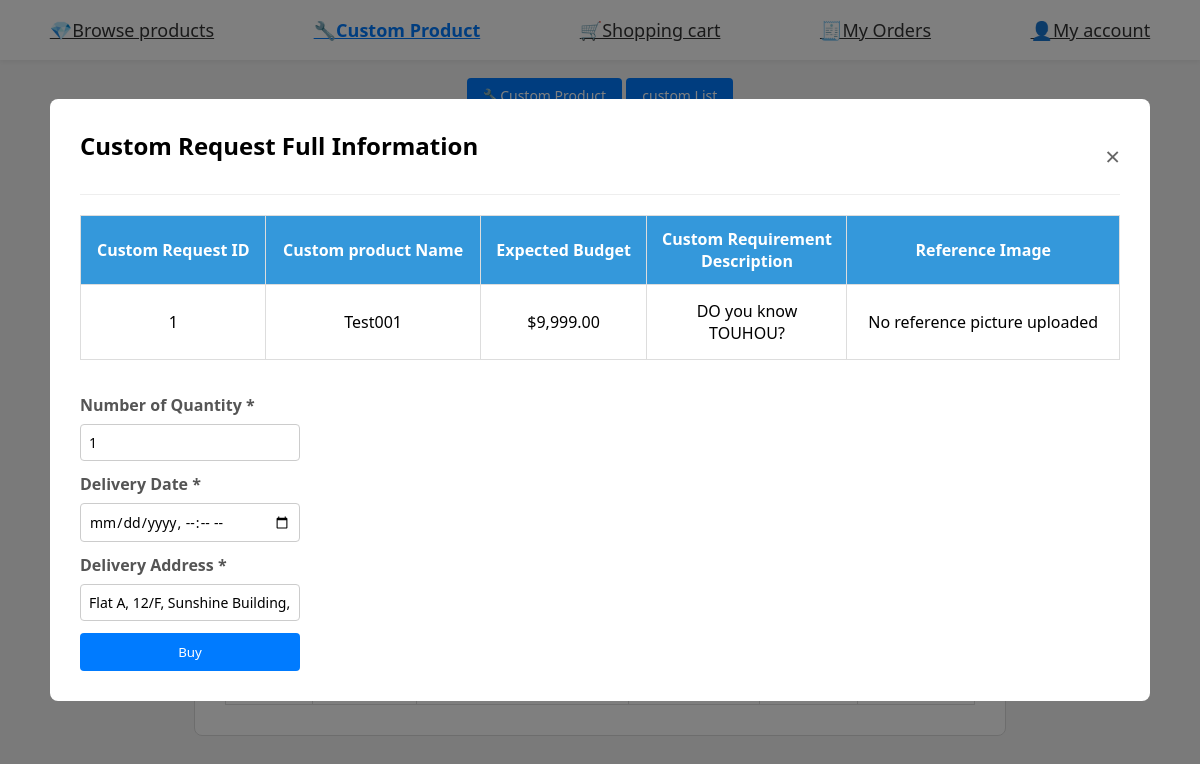
Page /4523M-Project/customer/customList.php?cr_id=1 (signed in) on the committed database.
### tables this page shows
CREATE TABLE `customefurnitures` (
  `cfid` int(11) NOT NULL,
  `cUserID` int(11) NOT NULL,
  `cfrID` int(11) NOT NULL,
  `cfname` varchar(255) NOT NULL,
  `cfdesc` varchar(255) NOT NULL,
  `cfprice` decimal(10,2) NOT NULL,
  `cfImgPath` varchar(200) DEFAULT NULL
);

### 4523M-Project/customer/customList.php (the view, shortened to what this page needs)
<?php
$cid = $_SESSION['CID'];
$host = 'localhost';
$dbuser = 'root';
$dbpass = '';
$dbname = 'projectdb';
$conn = mysqli_connect($host, $dbuser, $dbpass, $dbname);
mysqli_set_charset($conn, 'utf8');
$showDetail = false;
$detailData = [];
if (isset($_GET['cr_id']) && !empty($_GET['cr_id'])) {
    $targetCrId = intval($_GET['cr_id']);
    $sqlDetail = "SELECT * FROM customefurnitures  WHERE cfrID = ? AND cUserID = ?";
    $stmtDetail = mysqli_prepare($conn, $sqlDetail);
    mysqli_stmt_bind_param($stmtDetail, 'ii', $targetCrId, $cid);
    mysqli_stmt_execute($stmtDetail);
    $resDetail = mysqli_stmt_get_result($stmtDetail);
    $detailData = mysqli_fetch_assoc($resDetail);
    if (!empty($detailData)) {
        $showDetail = true;
    }
}
$sqlList = "SELECT * FROM customfurniturerequest WHERE cUserID = ?";
$stmtList = mysqli_prepare($conn, $sqlList);
mysqli_stmt_bind_param($stmtList, 'i',$cid);
mysqli_stmt_execute($stmtList);
$resList = mysqli_stmt_get_result($stmtList);
$customList = [];
while ($row = mysqli_fetch_assoc($resList)) {
    $customList[] = $row;
}
?>
<!DOCTYPE html>
<html lang="en">
<head>
    <link rel="stylesheet" href="../CSS/style.css">
</head>
<body>
    <div class="nav">
        <a href="productList.php">💎Browse products</a>
        <a class="active" href="CustomProduct.php">🔧Custom Product</a>
        <a href="ShoppingCart.php">🛒Shopping cart</a>
        <a href="order.php">🧾My Orders</a>
        <a href="myAccount.php">👤My account</a>
    </div>
    <div>
        <a  class="sort-btn" href="CustomProduct.php">🔧Custom Product</a>
        <a  class="sort-btn" href="customList.php">custom List</a>
    </div>
    <div class="form-wraps">
        <div class="page-title">My Submitted Custom Applications</div>
            <table style="width:100%;">
            <thead>
                <tr>
                    <th>Custom ID</th>
                    <th>Budget</th>
                    <th>Custom Description</th>
                    <th>State</th>
                    <th>Submit Time</th>
                    <th >Operation</th>
                </tr>
            </thead>
            <tbody>
                <?php if(empty($customList)): ?>
                    <tr>
                        <td colspan="4" class="empty-tip">You have not submitted any custom requests yet. <a href="CustomProduct.php">Click to submit new demand</a></td>
                    </tr>
                <?php else: ?>
                    <?php foreach ($customList as $item): ?>
                    <tr>
                        <td><?= $item['cfrID'] ?></td>
                        <td>$<?= number_format($item['cfrBudget'],2) ?></td>
                        <td><?= $item['cfrDESC'] ?></td>
                        <td>
                            <?php
                            $status = $item['fcrState'];
                            $tagVal = '';
                            if($status == 1)
                                $tagVal='Awaiting processing';
                            elseif($status == 2)
                                $tagVal='Awaiting confirmation';
                            elseif($status == 3)
                                $tagVal='Completed';
                            ?>
                            <?= $tagVal ?></td>
                        <td><?= $item['cfrCreateDate'] ?></td>
                        <td >
                            <?php if ($status == 1): ?>
                                <button disabled  class="card-btn">Pending processing</button>
                            <?php else: ?>
                                <Button  onclick="viewInfo(<?php echo $item['cfrID']; ?>,<?php echo $status?>);" class="btn-view" id="ViewInfo">View Details</Button>
                            <?php endif; ?>
                        </td>
                    </tr>
                    <?php endforeach; ?>
                <?php endif; ?>
            </tbody>
        </table>
    </div>
    <?php if($showDetail && !empty($detailData)): ?>
    <div class="mask">
        <div class="modal-box">
            <div class="modal-head">
                <h2>Custom Request Full Information</h2>
                <a href="customList.php" class="close-modal">×</a>
            </div>
            <table style="width:100%;">
                <tbody>
                    <tr>
                        <th id="aas">Custom Request ID</th>
                        <th>Custom product Name</th>
                        <th>Expected Budget</th>
                        <th>Custom Requirement Description</th>
                        <th>Reference Image</th>
                    </tr>
                    <tr>
                            <td><?= $detailData['cfrID'] ?></td>
                        <td><?= $detailData['cfname'] ?></td>
                        <td>$<?= number_format($detailData['cfprice'],2) ?></td>
                        <td width="200" ><?= htmlspecialchars($detailData['cfdesc']) ?></td>
                        <td>
                            <?php if (!empty($detailData['cfImgPath']) && file_exists($detailData['cfImgPath'])): ?>
                                <img src="<?= htmlspecialchars($detailData['cfImgPath']) ?>" class="img-preview">
                            <?php else: ?>
                                No reference picture uploaded
                            <?php endif; ?>
                        </td>
                    </tr>
                </tbody>
            </table>
            <br>
            <div style="display:flex; gap:10px; align-items:center;">
                    <form  method="POST" onsubmit="return confirm('Are you sure to place the order?');" id="subform" style="display: none;">
                        <div class="form-group" >
                            <label>Number of Quantity *</label>
                            <input type="number" name="Numofqty" min="1" max="999" value="1" style="width:100%;" >
                        </div>
                        <div class="form-group" >
                            <label>Delivery Date *</label>
                            <input type="datetime-local" name="date" required >
                        </div>
                        <div class="form-group" >
                            <label>Delivery Address *</label>
                            <input type="text" name="address" required value="<?php echo $_SESSION['CAddress']?>">
                        </div>
                        <button type="submit" style="width:100%;" id="Buy">Buy</button>
                    </form>
            </div>
        </div>
    </div>
    <?php endif; ?>
</body>
</html>

### 4523M-Project/CSS/style.css (style rules this page uses)
* { margin:0; padding:0; box-sizing:border-box; font-family:system-ui; }
body { min-height:100vh; display:grid; place-items:center; background:#f5f5f5; padding:20px; padding-top:70px; background-size: cover; background-position: center; background-repeat: no-repeat; }
h2 { text-align:center; margin-bottom:20px; }
input { width:100%; padding:8px; margin-top:4px; }
button { width:100%; padding:10px; background:#007bff; color:white; border:none; border-radius:4px; cursor:pointer; }
.nav { position:fixed; top:0; left:0; width:100%; height:60px; background:#fff; box-shadow:0 2px 5px #00000010; display:flex; align-items:center; justify-content:space-around; z-index:999; }
.nav a { text-decoration:center; color:#333; font-size:18px; cursor:pointer; padding: 12px 12px; }
.nav .active { color:#007bff; font-weight:bold; }
.card-btn { width:100%; padding:8px; background:#007bff; color:#fff; border:none; border-radius:4px; cursor:pointer; }
.sort-btn { padding: 8px 16px; background: #007bff; color: white; border: none; border-radius: 4px; cursor: pointer; font-size: 14px; }
.card-btn:disabled { background: #cccccc; cursor: not-allowed; color: #666; }
.table,td,th { border: 1px solid #005cbb; border: 1px solid #ddd; padding: 12px; text-align: center; }
table { width:95%; border-collapse: collapse; margin: auto auto; text-align: center; }
td { padding:15px; text-align: center; }
th { background: #3498db; color: white; }
.form-group { margin-bottom: 18px; }
.form-group label { display: block; margin-bottom: 6px; font-weight: bold; color: #555; }
.form-group input { width: 100%; padding: 10px; border: 1px solid #ddd; border-radius: 5px; font-size: 14px; transition: border 0.3s; }
.mask { display: none; position: fixed; top: 0; left: 0; width: 100%; height: 100%; background: rgba(0,0,0,0.6); z-index:999; }
.form-group { margin:12px 0; }
.form-group label { display:block; margin-bottom:4px; font-weight:bold; }
.form-group input { width:100%; box-sizing:border-box; padding:8px; border:1px #ccc solid; border-radius:4px; }
.form-wraps { width: 70%; margin: 30px auto; border: 1px #dbdbdb solid; padding: 30px; border-radius: 8px; background-color: #ffffff; }

### rows in the picture
customefurnitures: cfrID "1", cfname "Test001", cfprice "9,999.00", cfdesc "DO you know TOUHOU?"
